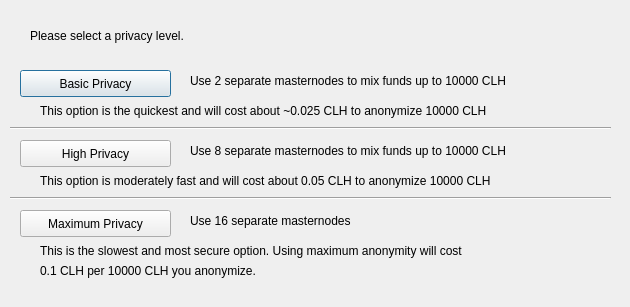
<?xml version="1.0" encoding="UTF-8"?>
<ui version="4.0">
 <class>DarksendConfig</class>
 <widget class="QDialog" name="DarksendConfig">
  <property name="geometry">
   <rect>
    <x>0</x>
    <y>0</y>
    <width>630</width>
    <height>307</height>
   </rect>
  </property>
  <property name="windowTitle">
   <string>Configure Darksend</string>
  </property>
  <widget class="QPushButton" name="buttonBasic">
   <property name="geometry">
    <rect>
     <x>20</x>
     <y>70</y>
     <width>151</width>
     <height>27</height>
    </rect>
   </property>
   <property name="text">
    <string>Basic Privacy</string>
   </property>
  </widget>
  <widget class="QPushButton" name="buttonHigh">
   <property name="geometry">
    <rect>
     <x>20</x>
     <y>140</y>
     <width>151</width>
     <height>27</height>
    </rect>
   </property>
   <property name="text">
    <string>High Privacy</string>
   </property>
  </widget>
  <widget class="QPushButton" name="buttonMax">
   <property name="geometry">
    <rect>
     <x>20</x>
     <y>210</y>
     <width>151</width>
     <height>27</height>
    </rect>
   </property>
   <property name="text">
    <string>Maximum Privacy</string>
   </property>
  </widget>
  <widget class="QLabel" name="label">
   <property name="geometry">
    <rect>
     <x>30</x>
     <y>20</y>
     <width>571</width>
     <height>31</height>
    </rect>
   </property>
   <property name="text">
    <string>Please select a privacy level.</string>
   </property>
  </widget>
  <widget class="QLabel" name="label_2">
   <property name="geometry">
    <rect>
     <x>190</x>
     <y>70</y>
     <width>421</width>
     <height>21</height>
    </rect>
   </property>
   <property name="text">
    <string>Use 2 separate masternodes to mix funds up to 10000 CLH</string>
   </property>
  </widget>
  <widget class="QLabel" name="label_3">
   <property name="geometry">
    <rect>
     <x>190</x>
     <y>140</y>
     <width>411</width>
     <height>21</height>
    </rect>
   </property>
   <property name="text">
    <string>Use 8 separate masternodes to mix funds up to 10000 CLH</string>
   </property>
  </widget>
  <widget class="QLabel" name="label_4">
   <property name="geometry">
    <rect>
     <x>190</x>
     <y>210</y>
     <width>421</width>
     <height>21</height>
    </rect>
   </property>
   <property name="text">
    <string>Use 16 separate masternodes</string>
   </property>
  </widget>
  <widget class="QLabel" name="label_6">
   <property name="geometry">
    <rect>
     <x>40</x>
     <y>100</y>
     <width>561</width>
     <height>21</height>
    </rect>
   </property>
   <property name="text">
    <string>This option is the quickest and will cost about ~0.025 CLH to anonymize 10000 CLH</string>
   </property>
  </widget>
  <widget class="QLabel" name="label_7">
   <property name="geometry">
    <rect>
     <x>40</x>
     <y>170</y>
     <width>561</width>
     <height>21</height>
    </rect>
   </property>
   <property name="text">
    <string>This option is moderately fast and will cost about 0.05 CLH to anonymize 10000 CLH</string>
   </property>
  </widget>
  <widget class="QLabel" name="label_8">
   <property name="geometry">
    <rect>
     <x>40</x>
     <y>240</y>
     <width>561</width>
     <height>21</height>
    </rect>
   </property>
   <property name="text">
    <string>This is the slowest and most secure option. Using maximum anonymity will cost</string>
   </property>
  </widget>
  <widget class="QLabel" name="label_9">
   <property name="geometry">
    <rect>
     <x>40</x>
     <y>260</y>
     <width>561</width>
     <height>21</height>
    </rect>
   </property>
   <property name="text">
    <string>0.1 CLH per 10000 CLH you anonymize.</string>
   </property>
  </widget>
  <widget class="Line" name="line">
   <property name="geometry">
    <rect>
     <x>10</x>
     <y>120</y>
     <width>601</width>
     <height>16</height>
    </rect>
   </property>
   <property name="orientation">
    <enum>Qt::Horizontal</enum>
   </property>
  </widget>
  <widget class="Line" name="line_2">
   <property name="geometry">
    <rect>
     <x>10</x>
     <y>190</y>
     <width>601</width>
     <height>16</height>
    </rect>
   </property>
   <property name="orientation">
    <enum>Qt::Horizontal</enum>
   </property>
  </widget>
 </widget>
 <resources/>
 <connections/>
</ui>
